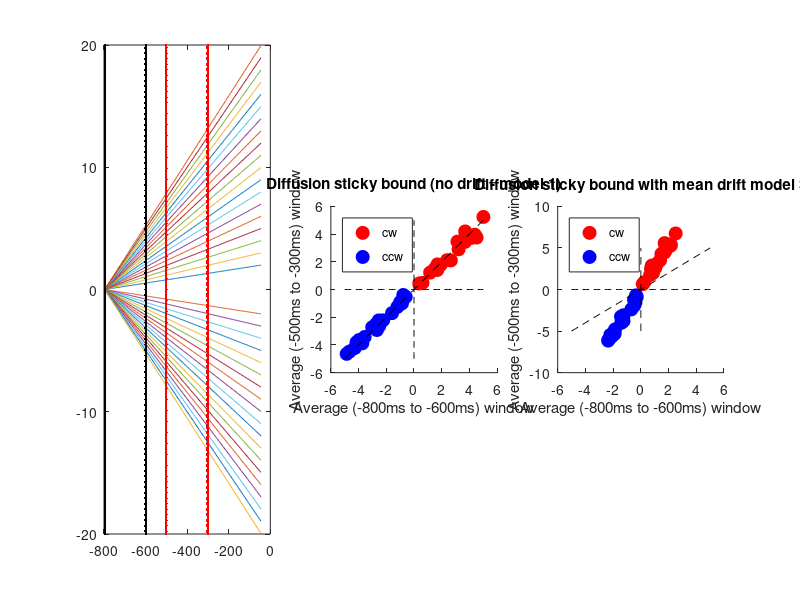

Recreate this plot in MATLAB.
clear all; close all; clc;

% ==> parameters ~~~~~~~~~~~~~~~~~~~~~~~~~~~~~~~~~~~~~~~~~~~~~~~~~~~~~~~~~~~~~~~

% ==> timepoints (like the one for Monkey F and session 1 in the physiology data)
t = linspace(-795,-45,200);
% get indices of timepoints closest to -500 and -300 ms
[~,il] = min(abs(t + 500)); %-500
[~,iu] = min(abs(t + 300)); %-300
% get indices of timepoints closest to -800 and -600 ms
[~,il2] = min(abs(t + 800)); %-800
[~,iu2] = min(abs(t + 600)); %-600

% => number of simulated trials
N = 500;
% => number of simulated timepoints
tm = 200; % want total tim points to equal 200 (like actual DV fits)  % 200;
% ==> bound
bnd = 10;

% ~~~~~~~~~~~~~~~~~~~~~~~~~~~~~~~~~~~~~~~~~~~~~~~~~~~~~~~~~~~~~~~~~~~~~~~~~~~~~~

mdl = 'model 3';

% ==> figure 
figure(1); set(gcf,'Color','w'); set(gcf, 'Position',[71 510 1850 440])

% ==> factor for prior offset in cw and ccw directions
for fc = 1:0.5:10 %1:0.1:5

     % ==> Static prior offsets (model 1)
    pr_cw  =  0.5 * fc;
    pr_ccw = -0.5 * fc;

    % ==> Gaussian random walk
    sens  = randn(N,tm);
    % ==> cummulative sum over time
    csens = cumsum(sens,2);
    % ==> csens with bound -> two cases: with ccw prior or with cw prior offsets
    csensb_cw =  csens + pr_cw;
    csensb_ccw = csens + pr_ccw;
    
    % ==> for model 1

    % ==> set DV values for timepoints over trials that reach or exceed a bound
    % to the bound value (stickiness)
    % ==> cw prior ctx
    csensb_cw(csensb_cw >=  bnd) =  bnd;
    csensb_cw(csensb_cw <= -bnd) = -bnd;
    % ==> ccw prior ctx
    csensb_ccw(csensb_ccw >=  bnd) =  bnd;
    csensb_ccw(csensb_ccw <= -bnd) = -bnd;

    % ==> once a bnd has been reached at time t for a given trial, set the remaining DV values
    % starting from t+1 to the bound for that trial
    % ==> cw cases
    for i = 1:N
        bidx = find(csensb_cw(i,:) >=  bnd, 1, 'first');
        % => set to bound
        if ~isempty(bidx)
            csensb_cw(i,bidx:end) = bnd;
        end
    end
    for i = 1:N
        bidx = find(csensb_cw(i,:) <=  -bnd);
        bidx = min(bidx);
        % => set to bound
        if ~isempty(bidx)
            csensb_cw(i,bidx:end) = -bnd;
        end
    end
    % ==> ccw context cases
    for i = 1:N
        bidx = find(csensb_ccw(i,:) >=  bnd, 1, 'first');
        % => set to bound
        if ~isempty(bidx)
            csensb_ccw(i,bidx:end) = bnd;
        end
    end
    for i = 1:N
        bidx = find(csensb_ccw(i,:) <=  -bnd);
        bidx = min(bidx);
        % => set to bound
        if ~isempty(bidx)
            csensb_ccw(i,bidx:end) = -bnd;
        end
    end

    % ==> model with prior offset and linear drift (model 3)
    % ==> case with a bias that grows linearly with t (mean drift)
    pr_cw_d  =  pr_cw  +fc*(0:(tm-1));
    pr_ccw_d =  pr_ccw -fc*(0:(tm-1));

    if strcmp(mdl, 'model 2')
        % ==> model 3
        pr_cw_d_m  = [repmat(pr_cw, [1,iu2]),  pr_cw_d(1:(tm - iu2))]  /(0.5*tm);
        pr_ccw_d_m = [repmat(pr_ccw, [1,iu2]), pr_ccw_d(1:(tm - iu2))] /(0.5*tm);  
        % ==> csens with bound - two cases: with ccw prior or with cw prior
        csensb_cw_d =  csens + repmat(pr_cw_d_m,  [N,1]); %repmat(pr_cw_d, [N,1]);
        csensb_ccw_d = csens + repmat(pr_ccw_d_m, [N,1]); %repmat(pr_ccw_d,[N,1]);    
    end

    if strcmp(mdl, 'model 3')
        % ==> model 2
        pr_cw_d_m  = pr_cw_d  / (0.5*tm);
        pr_ccw_d_m = pr_ccw_d / (0.5*tm);
        % ==> csens with bound - two cases: with ccw prior or with cw prior
        csensb_cw_d =  csens + repmat(pr_cw_d_m,  [N,1]); %repmat(pr_cw_d, [N,1]);
        csensb_ccw_d = csens + repmat(pr_ccw_d_m, [N,1]); %repmat(pr_ccw_d,[N,1]);    
    end
    
    % ==> plot
    subplot(1,3,1);
    plot(t,pr_cw_d_m)
    hold on; hold all
    plot(t,pr_ccw_d_m)
    if fc == 10
        plot(repmat(t(iu), [1,length(-2*fc:0.1:2*fc)]),  -2*fc:0.1:2*fc,'r.-')
        plot(repmat(t(il), [1,length(-2*fc:0.1:2*fc)]),  -2*fc:0.1:2*fc,'r.-')
        plot(repmat(t(iu2),[1,length(-2*fc:0.1:2*fc)]),  -2*fc:0.1:2*fc,'k.-')
        plot(repmat(t(il2),[1,length(-2*fc:0.1:2*fc)]),  -2*fc:0.1:2*fc,'k.-')    
    end
    drawnow;
        

    % ==> set DV values for timepoints over trials that reach or exceed a bound
    % to the bound value.
    % ==> cw prior ctx
    csensb_cw_d(csensb_cw_d >=  bnd) =  bnd;
    csensb_cw_d(csensb_cw_d <= -bnd) = -bnd;
    % ==> ccw prior ctx
    csensb_ccw_d(csensb_ccw_d >=  bnd) =  bnd;
    csensb_ccw_d(csensb_ccw_d <= -bnd) = -bnd;

    % ==> once a bnd has been reached at time t for a given trial, set the remaining DV values
    % starting from t+1 to the bound for that trial
    % ==> cw cases
    for i = 1:N
        bidx = find(csensb_cw_d(i,:) >=  bnd, 1, 'first');
        % => set to bound
        if ~isempty(bidx)
            csensb_cw_d(i,bidx:end) = bnd;
        end
    end
    for i = 1:N
        bidx = find(csensb_cw_d(i,:) <=  -bnd);
        bidx = min(bidx);
        % => set to bound
        if ~isempty(bidx)
            csensb_cw_d(i,bidx:end) = -bnd;
        end
    end
    % ==> ccw context cases
    for i = 1:N
        bidx = find(csensb_ccw_d(i,:) >=  bnd, 1, 'first');
        % => set to bound
        if ~isempty(bidx)
            csensb_ccw_d(i,bidx:end) = bnd;
        end
    end
    for i = 1:N
        bidx = find(csensb_ccw_d(i,:) <=  -bnd);
        bidx = min(bidx);
        % => set to bound
        if ~isempty(bidx)
            csensb_ccw_d(i,bidx:end) = -bnd;
        end
    end

    % ==> drifting prior expectation
    % => average over trials, and within time window 1
    csensb_ccw_d_mu =  mean(mean(csensb_ccw_d(:,il:iu),1),2);
    csensb_cw_d_mu  =  mean(mean(csensb_cw_d(:, il:iu),1),2);
    % => average over trials, and within time window 2
    csensb_ccw_d_mu2 = mean(mean(csensb_ccw_d(:,il2:iu2),1),2);
    csensb_cw_d_mu2  = mean(mean(csensb_cw_d(:, il2:iu2),1),2);

    % ==> fixed prior expectation
    % => => average over trials, and within time window 1
    csensb_ccw_mu =  mean(mean(csensb_ccw(:,il:iu),1),2);
    csensb_cw_mu  =  mean(mean(csensb_cw(:, il:iu),1),2);
    % => => average over trials, and within time window 2
    csensb_ccw_mu2 = mean(mean(csensb_ccw(:,il2:iu2),1),2);
    csensb_cw_mu2  = mean(mean(csensb_cw(:, il2:iu2),1),2);

    % ==> plot simulated results with drift
    subplot(1,3,3);
    hold on; hold all;
    scatter(csensb_cw_d_mu2,  csensb_cw_d_mu,     90, 'o','markerfacecolor', 'r', 'markeredgecolor', 'r')
    scatter(csensb_ccw_d_mu2,  csensb_ccw_d_mu,   90, 'o','markerfacecolor', 'b', 'markeredgecolor', 'b')
    axis equal;
    
    % ==> plot simulated results without drift
    subplot(1,3,2);
    hold on; hold all;
    scatter(csensb_cw_mu2,    csensb_cw_mu,    90,  'o','markerfacecolor', 'r', 'markeredgecolor', 'r')
    scatter(csensb_ccw_mu2,    csensb_ccw_mu,  90,  'o','markerfacecolor', 'b', 'markeredgecolor', 'b')
    axis equal;
    
    % ==> updates
    fprintf('completed plotting for prior offset factor %d...\n',fc)

end

lim = fc/2;
% ==> plot axes and lines
subplot(1,3,3);
hold on; hold all;
plot(-lim:0.1:lim,-lim:0.1:lim,'k--')
plot(-lim:0.1:lim,zeros([1,length(-lim:0.1:lim)]),'k--')
plot(zeros([1,length(-lim:0.1:lim)]),-lim:0.1:lim,'k--')
axis equal; axis square;
xlabel('Average (-800ms to -600ms) window')
ylabel('Average (-500ms to -300ms) window')
legend('cw', 'ccw', 'Location', 'NorthWest')
title(['Diffusion sticky bound with mean drift ', mdl])
drawnow;

% ==> plot axes and lines
subplot(1,3,2);
hold on; hold all;
plot(-lim:0.1:lim,-lim:0.1:lim,'k--')
plot(-lim:0.1:lim,zeros([1,length(-lim:0.1:lim)]),'k--')
plot(zeros([1,length(-lim:0.1:lim)]),-lim:0.1:lim,'k--')
axis equal; axis square;
xlabel('Average (-800ms to -600ms) window')
ylabel('Average (-500ms to -300ms) window')
legend('cw', 'ccw', 'Location', 'NorthWest')
title('Diffusion sticky bound (no drift - model 1)')
drawnow;
